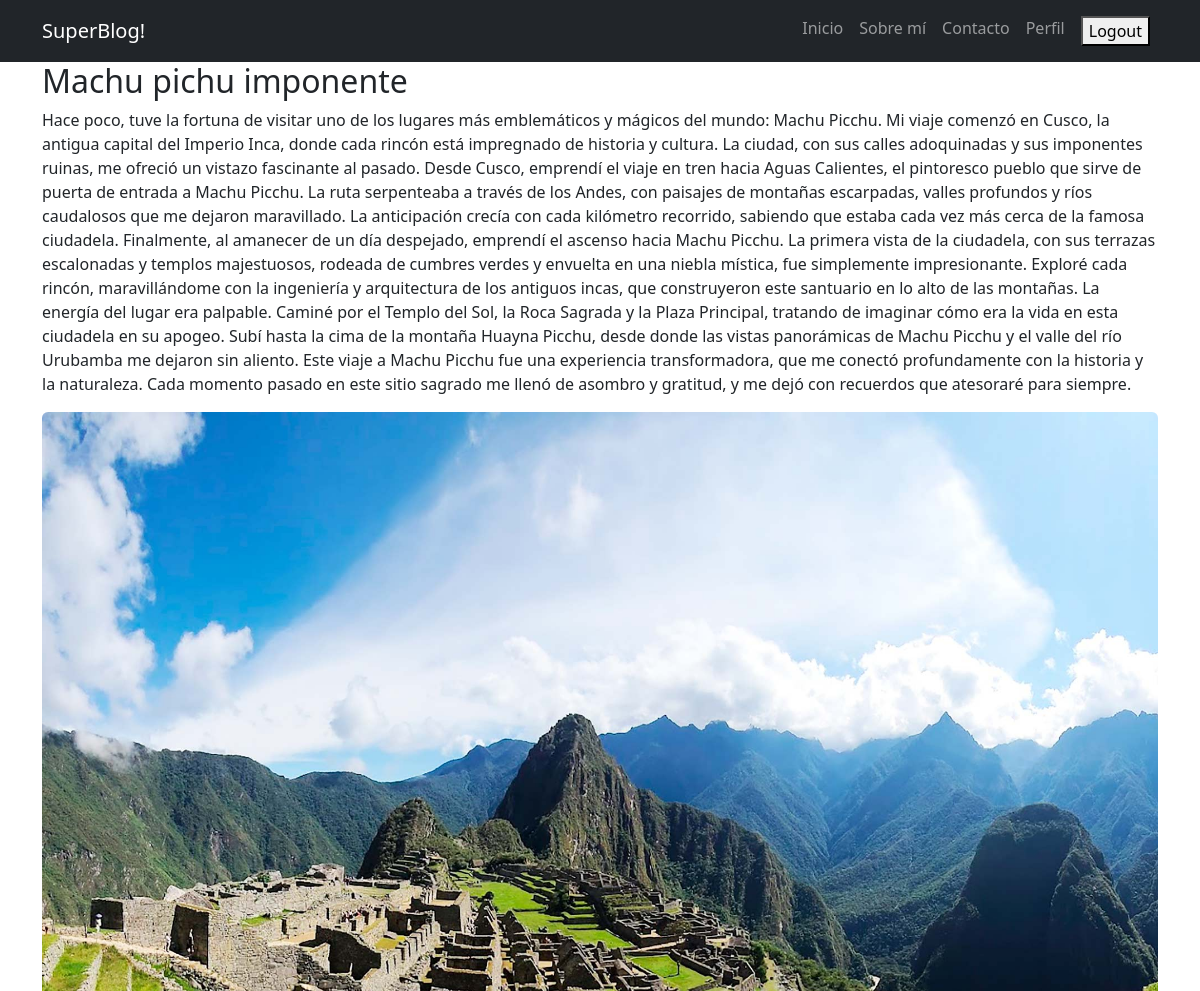
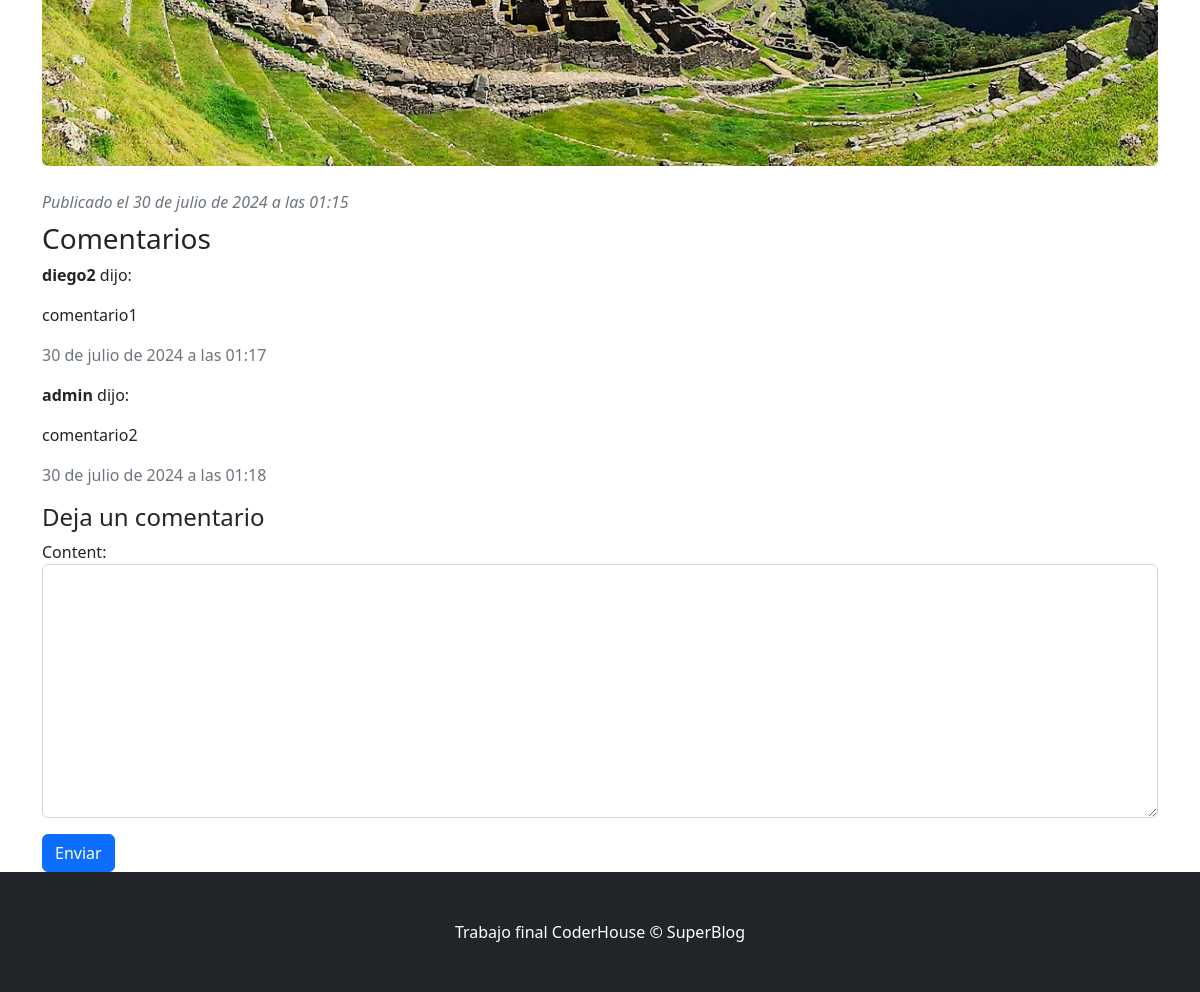
Screenshot of /blogs/blog/1 (signed in) with the database file from the repository (2 pictures, top to bottom).
### blogs/models.py (models this page shows, shortened)
class Blog(models.Model):
    title = models.CharField(max_length=200)
    content = models.TextField()
    author = models.ForeignKey(settings.AUTH_USER_MODEL, on_delete=models.CASCADE)
    created_at = models.DateTimeField(auto_now_add=True)
    updated_at = models.DateTimeField(auto_now=True)
    image = models.ImageField(upload_to='blog_images/', null=True, blank=True)

class Comment(models.Model):
    blog = models.ForeignKey(Blog, related_name='comments', on_delete=models.CASCADE)
    author = models.ForeignKey(settings.AUTH_USER_MODEL, on_delete=models.CASCADE)
    content = models.TextField()
    created_at = models.DateTimeField(auto_now_add=True)

### users/models.py (models this page shows, shortened)
class User(AbstractUser):
    photo = models.ImageField(upload_to='user_images/', null=True, blank=True)
    about = models.TextField(null=False, blank=False)

### blogs/views.py (the view)
# urls.py: path('blog/<int:blog_id>', views.blog_detail, name='blog_detail'),
def blog_detail(request, blog_id):
    blog = get_object_or_404(Blog, id=blog_id)
    comments = blog.comments.all()
    if request.method == 'POST':
        form = CommentForm(request.POST)
        if form.is_valid():
            comment = form.save(commit=False)
            comment.blog = blog
            comment.author = request.user
            comment.save()
            return redirect('/', blog_id=blog.id)
    else:
        form = CommentForm()
    return render(request, 'blog_detail.html', {'blog': blog, 'comments': comments, 'form': form})

### blogs/forms.py
class CommentForm(forms.ModelForm):
    class Meta:
        model = Comment
        fields = ['content']
        widgets = {
            'title': forms.TextInput(attrs={'class': 'form-control'}),
            'content': forms.Textarea(attrs={'class': 'form-control'}),
            'image': forms.ClearableFileInput(attrs={'class': 'form-control'}),
        }

### blogs/templates/blog_detail.html (shortened to what this page needs)
{% extends "index.html" %}
{% block content %}
<div class="container">
    <h2>{{ blog.title }}</h2>
    <p>{{ blog.content }}</p>
    <figure class="mb-4"><img class="img-fluid rounded" src="{{ blog.image.url }}" alt="Montañas" /></figure>
    <div class="text-muted fst-italic mb-2">Publicado el {{ blog.created_at }}</div>
    <h3>Comentarios</h3>
    {% for comment in comments %}
        <div class="comment">
            <p><strong>{{ comment.author.username }}</strong> dijo:</p>
            <p>{{ comment.content }}</p>
            <p class="text-muted">{{ comment.created_at }}</p>
        </div>
    {% endfor %}
    {% if user.is_authenticated %}
        <h4>Deja un comentario</h4>
        <form method="POST" class="form-group">
            {{ form.as_p }}
            <button type="submit" class="btn btn-primary">Enviar</button>
        </form>
    {% else %}
        <p><a href="{% url 'login' %}">Inicia sesión</a> para dejar un comentario.</p>
    {% endif %}
</div>
{% endblock content %}

### rows the page displays
Blog: title "Machu pichu imponente", content "Hace poco, tuve la fortuna de visitar uno de los lugares más emblemáticos y mágicos del mundo: Machu Picchu. Mi viaje comenzó en Cusco, la antigua capital del Imperio Inca, donde cada rincón está impregnado de historia y cultura. La ciudad, con sus calles adoquinadas y sus imponentes ruinas, me ofreció un vistazo fascinante al pasado. Desde Cusco, emprendí el viaje en tren hacia Aguas Calientes, el pintoresco pueblo que sirve de puerta de entrada a Machu Picchu. La ruta serpenteaba a través de los Andes, con paisajes de montañas escarpadas, valles profundos y ríos caudalosos que me dejaron maravillado. La anticipación crecía con cada kilómetro recorrido, sabiendo que estaba cada vez más…", image (picture), created_at "30 de julio de 2024 a las 01:15"
Comment: author.username "diego2", content "comentario1", created_at "30 de julio de 2024 a las 01:17"
Comment: author.username "admin", content "comentario2", created_at "30 de julio de 2024 a las 01:18"
